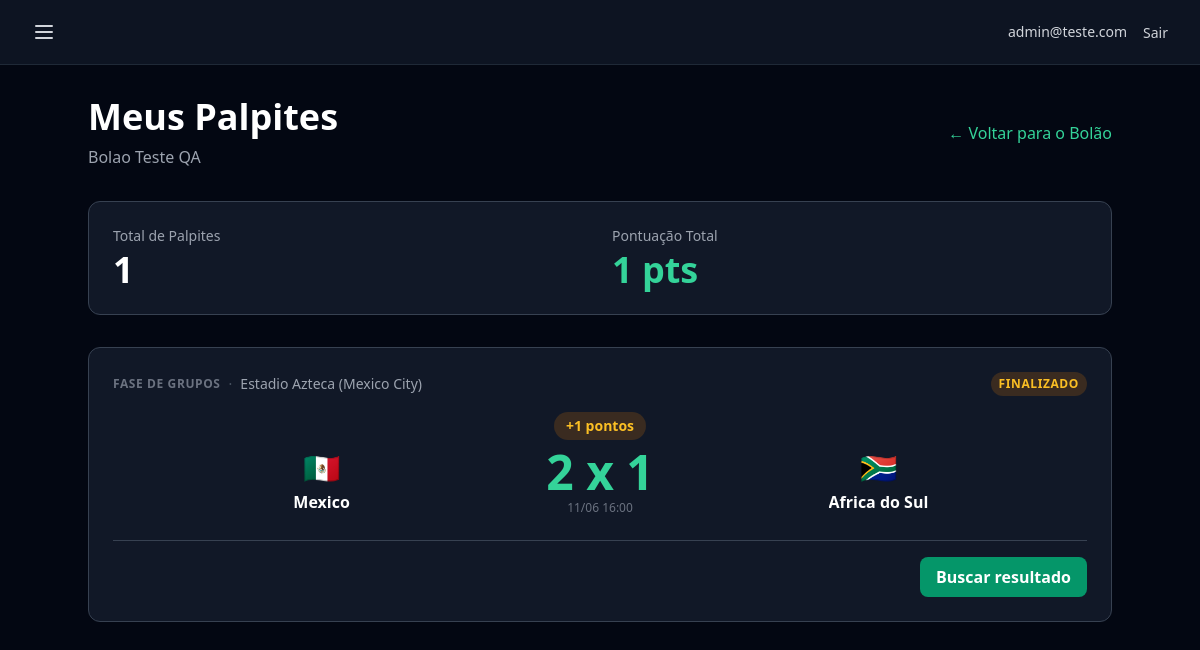
The app's page /pools/9/predictions/ (signed in), older data.
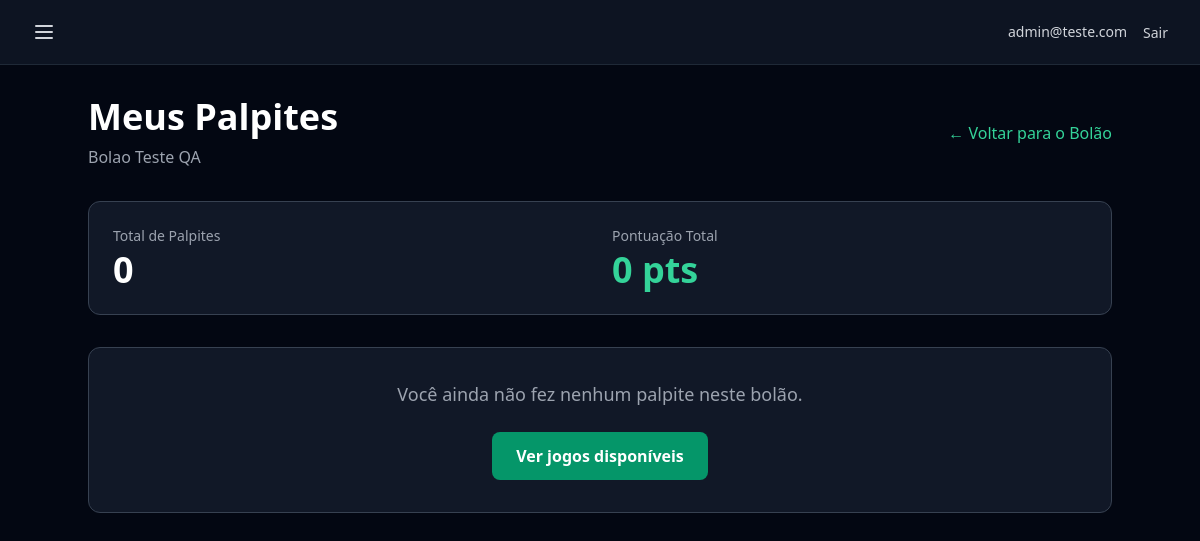
The same page, newer data.
### users/models.py (models this page shows, shortened)
class CustomUser(AbstractUser):
    email = models.EmailField(unique=True)
    created_at = models.DateTimeField(auto_now_add=True)
    updated_at = models.DateTimeField(auto_now=True)
    username = None
    USERNAME_FIELD = 'email'
    REQUIRED_FIELDS = []
    objects = CustomUserManager()

### pools/models.py (models this page shows, shortened)
class Pool(models.Model):
    name = models.CharField(max_length=100)
    description = models.TextField(blank=True)
    invite_token = models.UUIDField(default=uuid.uuid4, unique=True)
    created_by = models.ForeignKey(
        settings.AUTH_USER_MODEL,
        on_delete=models.CASCADE,
        related_name='created_pools',
    )
    created_at = models.DateTimeField(auto_now_add=True)
    updated_at = models.DateTimeField(auto_now=True)

### predictions/models.py (models this page shows, shortened)
class Prediction(models.Model):
    user = models.ForeignKey(
        settings.AUTH_USER_MODEL,
        on_delete=models.CASCADE,
        related_name='predictions',
    )
    match = models.ForeignKey(
        Match,
        on_delete=models.CASCADE,
        related_name='predictions',
    )
    pool = models.ForeignKey(
        Pool,
        on_delete=models.CASCADE,
        related_name='predictions',
    )
    home_score = models.PositiveIntegerField()
    away_score = models.PositiveIntegerField()
    points = models.IntegerField(default=0)
    created_at = models.DateTimeField(auto_now_add=True)
    updated_at = models.DateTimeField(auto_now=True)
    class Meta:
        unique_together = ('user', 'match', 'pool')

### matches/models.py (models this page shows, shortened)
class Round(models.Model):
    PHASE_CHOICES = (
        ('grupo', 'Fase de Grupos'),
        ('trinta_dois_avos', '16-avos de Final'),
        ('oitavas', 'Oitavas de Final'),
        ('quartas', 'Quartas de Final'),
        ('semi', 'Semifinal'),
        ('terceiro_lugar', 'Terceiro Lugar'),
        ('final', 'Final'),
    )
    name = models.CharField(max_length=100)
    order = models.PositiveIntegerField()
    phase = models.CharField(max_length=20, choices=PHASE_CHOICES)
    start_date = models.DateField(null=True, blank=True)
    end_date = models.DateField(null=True, blank=True)
    created_at = models.DateTimeField(auto_now_add=True)
    updated_at = models.DateTimeField(auto_now=True)
    class Meta:
        ordering = ('order',)

class Stadium(models.Model):
    name = models.CharField(max_length=200)
    city = models.CharField(max_length=100)
    country = models.CharField(max_length=100)
    capacity = models.PositiveIntegerField()
    created_at = models.DateTimeField(auto_now_add=True)
    updated_at = models.DateTimeField(auto_now=True)
    def __str__(self):
        return f'{self.name} ({self.city})'

class Team(models.Model):
    class Confederation(models.TextChoices):
        CONMEBOL = 'CONMEBOL', 'CONMEBOL'
        UEFA = 'UEFA', 'UEFA'
        CAF = 'CAF', 'CAF'
        AFC = 'AFC', 'AFC'
        OFC = 'OFC', 'OFC'
        CONCACAF = 'CONCACAF', 'CONCACAF'
    name = models.CharField(max_length=100)
    name_en = models.CharField(max_length=100, blank=True, default='')
    country_code = models.CharField(max_length=3, unique=True)
    flag_emoji = models.CharField(max_length=10, blank=True)
    confederation = models.CharField(
        max_length=10,
        choices=Confederation.choices,
        blank=True,
    )
    created_at = models.DateTimeField(auto_now_add=True)
    updated_at = models.DateTimeField(auto_now=True)

class Match(models.Model):
    STATUS_CHOICES = (
        ('agendado', 'Agendado'),
        ('em_andamento', 'Em andamento'),
        ('finalizado', 'Finalizado'),
    )
    round = models.ForeignKey(
        Round,
        on_delete=models.CASCADE,
        related_name='matches',
    )
    stadium = models.ForeignKey(
        Stadium,
        on_delete=models.PROTECT,
        related_name='matches',
    )
    home_team = models.ForeignKey(
        Team,
        on_delete=models.PROTECT,
        related_name='home_matches',
    )
    away_team = models.ForeignKey(
        Team,
        on_delete=models.PROTECT,
        related_name='away_matches',
    )
    match_datetime = models.DateTimeField()
    home_score = models.PositiveIntegerField(null=True, blank=True)
    away_score = models.PositiveIntegerField(null=True, blank=True)
    status = models.CharField(
        max_length=20,
        choices=STATUS_CHOICES,
        default='agendado',
    )
    external_id = models.PositiveIntegerField(
        null=True,
        blank=True,
        db_index=True,
    )
    penalties_home = models.PositiveSmallIntegerField(
        null=True,
        blank=True,
    )
    penalties_away = models.PositiveSmallIntegerField(
        null=True,
        blank=True,
    )
    elapsed_minute = models.PositiveSmallIntegerField(
        null=True,
        blank=True,
    )
    created_at = models.DateTimeField(auto_now_add=True)
    updated_at = models.DateTimeField(auto_now=True)
    class Meta:
        ordering = ('match_datetime',)

### predictions/views.py (the view)
class MyPredictionsListView(LoginRequiredMixin, ListView):
    template_name = 'predictions/my_predictions.html'
    context_object_name = 'prediction_items'
    def get_queryset(self):
        self.pool = get_object_or_404(Pool, pk=self.kwargs['pool_id'])
        return Prediction.objects.filter(
            user=self.request.user,
            pool=self.pool,
        ).select_related(
            'match__home_team',
            'match__away_team',
            'match__stadium',
            'match__round',
        ).order_by('match__match_datetime')
    def dispatch(self, request, *args, **kwargs):
        self.pool = get_object_or_404(Pool, pk=self.kwargs['pool_id'])
        if not PoolMember.objects.filter(
            pool=self.pool,
            user=request.user,
        ).exists():
            messages.error(request, 'Você precisa ser membro deste bolão para acessar.')
            return redirect(reverse('pool_detail', kwargs={'pk': self.pool.pk}))
        return super().dispatch(request, *args, **kwargs)
    def get_context_data(self, **kwargs):
        context = super().get_context_data(**kwargs)
        context['pool'] = self.pool
        now = timezone.now()
        items = []
        total_points = 0
        for prediction in context['prediction_items']:
            match = prediction.match
            if match.status == 'finalizado':
                status_label = 'finalizado'
            elif match.match_datetime <= now:
                status_label = 'bloqueado'
            else:
                status_label = 'editavel'
            total_points += prediction.points or 0
            items.append({
                'prediction': prediction,
                'match': match,
                'home_team': match.home_team,
                'away_team': match.away_team,
                'match_datetime': match.match_datetime,
                'stadium': match.stadium,
                'round': match.round,
                'predicted_home_score': prediction.home_score,
                'predicted_away_score': prediction.away_score,
                'points_earned': prediction.points or 0,
                'status_label': status_label,
            })
        context['prediction_items'] = items
        context['totals'] = {
            'total_predictions': len(items),
            'total_points': total_points,
        }
        return context

### templates/predictions/my_predictions.html (shortened to what this page needs)
{% extends 'base.html' %}
{% block content %}
<div class='max-w-5xl mx-auto'>
    <div class='flex items-center justify-between mb-8'>
        <div>
            <h1 class='text-3xl md:text-4xl font-bold text-white'>Meus Palpites</h1>
            <p class='text-gray-400 mt-2'>{{ pool.name }}</p>
        </div>
        <a href='{% url "pool_detail" pk=pool.pk %}' class='text-emerald-400 hover:text-emerald-300 transition-colors duration-200'>
            &larr; Voltar para o Bolão
        </a>
    </div>
    <div class='bg-gray-900 border border-gray-700 rounded-xl p-6 mb-8'>
        <div class='grid grid-cols-1 md:grid-cols-2 gap-6'>
            <div class='flex flex-col items-center md:items-start'>
                <span class='text-sm font-medium text-gray-400'>Total de Palpites</span>
                <span class='text-3xl md:text-4xl font-bold text-white mt-1'>{{ totals.total_predictions }}</span>
            </div>
            <div class='flex flex-col items-center md:items-start'>
                <span class='text-sm font-medium text-gray-400'>Pontuação Total</span>
                <span class='text-3xl md:text-4xl font-bold text-emerald-400 mt-1'>{{ totals.total_points }} pts</span>
            </div>
        </div>
    </div>
    {% if prediction_items %}
        <div class='space-y-4'>
            {% for item in prediction_items %}
                <div class='bg-gray-900 border border-gray-700 rounded-xl p-6 hover:border-emerald-500/50 transition-colors duration-200'>
                    <div class='flex items-center justify-between mb-4'>
                        <div class='flex items-center gap-2 text-sm'>
                            <span class='text-xs font-semibold uppercase tracking-wider text-gray-500'>{{ item.round.name }}</span>
                            <span class='text-gray-600'>·</span>
                            <span class='text-gray-400'>{{ item.stadium }}</span>
                        </div>
                        {% if item.status_label == 'editavel' %}
                            <span class='text-xs font-semibold uppercase tracking-wider px-2 py-1 rounded-full bg-emerald-600/20 text-emerald-400'>Editável</span>
                        {% elif item.status_label == 'bloqueado' %}
                            <span class='text-xs font-semibold uppercase tracking-wider px-2 py-1 rounded-full bg-red-600/20 text-red-400'>Bloqueado</span>
                        {% else %}
                            <span class='text-xs font-semibold uppercase tracking-wider px-2 py-1 rounded-full bg-amber-600/20 text-amber-400'>Finalizado</span>
                        {% endif %}
                    </div>
                    {% if item.status_label == 'finalizado' %}
                        <div class='flex justify-center mb-2'>
                            <span class='text-sm font-bold px-3 py-1 rounded-full bg-amber-600/20 text-amber-400'>
                                +{{ item.points_earned }} pontos
                            </span>
                        </div>
                    {% endif %}
                    <div class='flex items-center justify-between gap-4'>
                        <div class='flex flex-col items-center gap-1 flex-1 min-w-0'>
                            <span class='text-3xl'>{{ item.home_team.flag_emoji }}</span>
                            <span class='text-white font-semibold truncate max-w-[120px]'>{{ item.home_team.name }}</span>
                        </div>
                        <div class='flex flex-col items-center gap-1'>
                            {% if item.predicted_home_score is not None and item.predicted_away_score is not None %}
                                <span class='text-5xl font-bold text-emerald-400 tabular-nums'>
                                    {{ item.predicted_home_score }} x {{ item.predicted_away_score }}
                                </span>
                            {% else %}
                                <span class='text-4xl font-bold text-gray-600 tabular-nums'>
                                    --- x ---
                                </span>
                            {% endif %}
                            <span class='text-gray-500 text-xs'>{{ item.match_datetime|date:"d/m H:i" }}</span>
                        </div>
                        <div class='flex flex-col items-center gap-1 flex-1 min-w-0'>
                            <span class='text-3xl'>{{ item.away_team.flag_emoji }}</span>
                            <span class='text-white font-semibold truncate max-w-[120px]'>{{ item.away_team.name }}</span>
                        </div>
                    </div>
                    <div class='mt-6 pt-4 border-t border-gray-700 flex items-center justify-between gap-3 flex-wrap'>
                        <div class='flex items-center gap-3'>
                            {% if item.status_label == 'bloqueado' or item.status_label == 'finalizado' %}
                                {% include 'live/partials/sync_button.html' with match=item.match %}
                            {% endif %}
                        </div>
                    </div>
                </div>
            {% endfor %}
        </div>
    {% else %}
        <div class='bg-gray-900 border border-gray-700 rounded-xl p-8 text-center'>
            <p class='text-gray-400 text-lg'>Você ainda não fez nenhum palpite neste bolão.</p>
            <a href='{% url "pool_matches" pool_id=pool.pk %}' class='inline-flex items-center justify-center mt-6 px-6 py-3 bg-emerald-600 hover:bg-emerald-500 text-white font-semibold rounded-lg transition-colors duration-200'>
                Ver jogos disponíveis
            </a>
        </div>
    {% endif %}
</div>
{% endblock %}

### templates/base.html (shortened to what this page needs)
<!DOCTYPE html>
<html lang='pt-br'>
<head>
    <script src='https://cdn.tailwindcss.com'></script>
</head>
<body class='bg-gray-950 min-h-screen text-white'>
    <nav class='bg-gray-900/80 backdrop-blur-md border-b border-gray-800 sticky top-0 z-50'>
        <div class='max-w-7xl mx-auto px-4 sm:px-6 lg:px-8'>
            <div class='flex justify-between h-16 items-center'>
                <button id='menu-btn' class='text-gray-300 hover:text-white p-2 -ml-2 rounded-lg hover:bg-gray-800 transition-colors duration-200' aria-label='Abrir menu'>
                    <svg class='w-6 h-6' fill='none' stroke='currentColor' viewBox='0 0 24 24'>
                        <path stroke-linecap='round' stroke-linejoin='round' stroke-width='2' d='M4 6h16M4 12h16M4 18h16'></path>
                    </svg>
                </button>
                <div class='flex items-center gap-4'>
                    {% if user.is_authenticated %}
                        <span class='text-gray-300 text-sm hidden sm:block'>{{ user.email }}</span>
                        <form method='post' action='{% url "logout" %}' class='inline'>
                            <button type='submit' class='text-gray-300 hover:text-emerald-400 text-sm transition-colors duration-200'>Sair</button>
                        </form>
                    {% else %}
                        <a href='{% url "login" %}' class='text-gray-300 hover:text-emerald-400 text-sm transition-colors duration-200'>Entrar</a>
                        <a href='{% url "register" %}' class='bg-emerald-600 hover:bg-emerald-500 text-white font-semibold rounded-lg px-4 py-2 text-sm transition-colors duration-200'>Cadastrar</a>
                    {% endif %}
                </div>
            </div>
        </div>
    </nav>
    <main class='max-w-7xl mx-auto px-4 sm:px-6 lg:px-8 py-8'>
        {% block content %}{% endblock %}
    </main>
</body>
</html>

### templates/live/partials/sync_button.html (shortened to what this page needs)
{% if match.external_id and user.is_authenticated %}
    <form method='post'
          action='{% url "match_sync" match.id %}'
          class='inline-block'
          data-sync>
        <button type='submit'
                data-sync-target
                class='bg-emerald-600 hover:bg-emerald-500 text-white font-semibold rounded-lg px-4 py-2 transition-colors duration-200 disabled:opacity-50 disabled:cursor-not-allowed'>
            <span data-sync-label>Buscar resultado</span>
        </button>
    </form>
{% endif %}

Row changes from the older to the newer data that the page shows:
removed Prediction: round.name "FASE DE GRUPOS", stadium "Estadio Azteca (Mexico City)", points_earned "1", home_team.flag_emoji "🇲🇽", home_team.name "Mexico", predicted_home_score "2", predicted_away_score "1", match_datetime "11/06 16:00", away_team.flag_emoji "🇿🇦", away_team.name "Africa do Sul"
Text that changed along with them:
{{ totals.total_predictions }}: "1" → "0"
{{ totals.total_points }}: "1" → "0"
text now shown: "Você ainda não fez nenhum palpite neste bolão. Ver jogos disponíveis"
